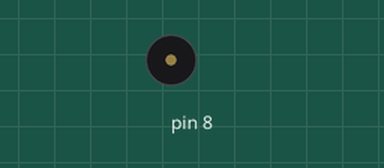
Recording of a sketch running on a simulated Arduino Uno, built with avr-gcc and run on an emulated ATmega328P. On the bench: buzzer (waves = sounding).

Above: at 0.6 s.
Timing chart, 0 to 3.0 s (numbered marks = the images above):
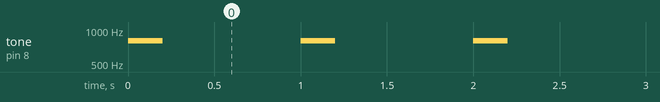

The sketch:

week03-8_arduino_beep_beep_Serial_read.ino
```cpp
//week03-8_arduino_beep_beep_Serial_read
void setup() {
  Serial.begin(9600);
  pinMode(8,OUTPUT);
}
int beep = 1;  //一開始 會嗶嗶叫
void serialEnent(){
  while(Serial.available()){
    char now=Serial.read();
    if(now==' ') beep=0;  //空白字母不叫
    if(now=='b') beep=1;  //字母'b'要叫
  }
}
void loop() {
  if(beep==1){  //一開始會到數計時
    tone(8,800,200);
    delay(1000);
  }
}
```

Measured:
- by itself, tone on pin 8: alternates 800 Hz for 0.20 s and silent for 0.80 s
